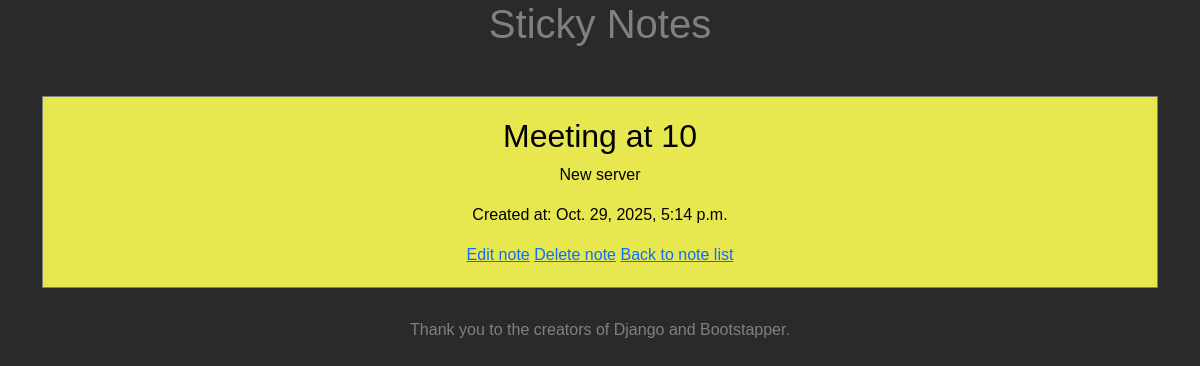
The app's page /post/1/ with its own data.
### posts/models.py (models this page shows, shortened)
class Post(models.Model):
    title = models.CharField(max_length=255)
    content = models.TextField()
    created_at = models.DateTimeField(auto_now_add=True)
    author = models.ForeignKey(
        "Author", on_delete=models.CASCADE, null=True, blank=True)

### posts/views.py (the view)
# urls.py: path("post/<int:pk>/", post_detail, name="post_detail"),
def post_detail(request, pk):
    post = get_object_or_404(Post, pk=pk)
    return render(request, "posts/post_detail.html", {"post": post})

### posts/templates/posts/post_detail.html (shortened to what this page needs)
{% extends 'base.html' %}
{% block content %}
<div class="container mt-5">
    <div class="row">
        <div class="col-md-12">
            <div class="block">
                <h2>
                    {{ post.title }}
                </h2>
                <p>
                    {{ post.content }}
                </p>
                <p>
                    Created at: {{ post.created_at }}
                </p>
                <a href="{% url 'post_update' pk=post.pk %}">Edit note</a>
                <a href="{% url 'post_delete' pk=post.pk %}">Delete note</a>
                <a href="{% url 'post_list' %}">Back to note list</a>
            </div>
        </div>
    </div>
</div>
{% endblock %}

### posts/static/posts/styles.css (style rules this page uses)
body { color: grey; background-color: rgb(43, 42, 42); font-family: "Arial", sans-serif; text-align: center; }
.block { background-color: rgb(231, 231, 80); color: black; border: 1px solid grey; padding: 20px; margin-bottom: 30px; text-align: center; }

### records on screen
Post: title "Meeting at 10", content "New server", created_at "Oct. 29, 2025, 5:14 p.m."
